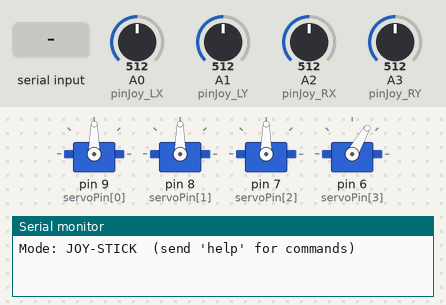
Recording of a sketch running on a simulated Arduino Uno, built with avr-gcc and run on an emulated ATmega328P. On the bench: 4 × servo, the last lines printed to the serial monitor. Inputs (shaded band) come from the test bench; at power-on: A1 (pinJoy_LY) = 512, A2 (pinJoy_RX) = 512, A0 (pinJoy_LX) = 512, A3 (pinJoy_RY) = 512.

Above: at 2.3 s.
2.4 s: "open,1\n" received over Serial
At 5.3 s:
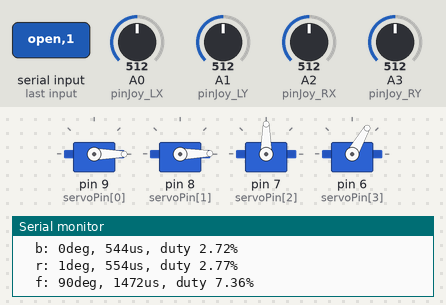
5.4 s: A1 (pinJoy_LY) set to 470
6.9 s: A1 (pinJoy_LY) set to 433
At 9.7 s:
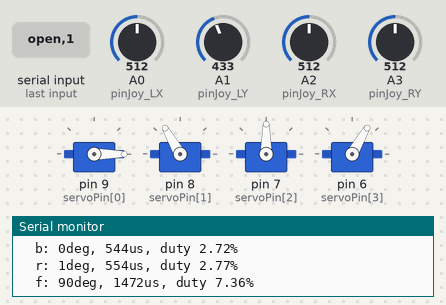
9.9 s: A2 (pinJoy_RX) set to 458
11.4 s: A2 (pinJoy_RX) set to 438
At 13.8 s:
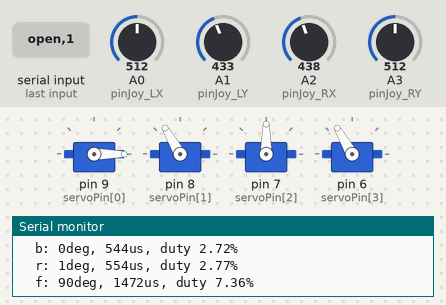
14.1 s: A0 (pinJoy_LX) set to 466
15.6 s: A0 (pinJoy_LX) set to 444
At 19.39 s:
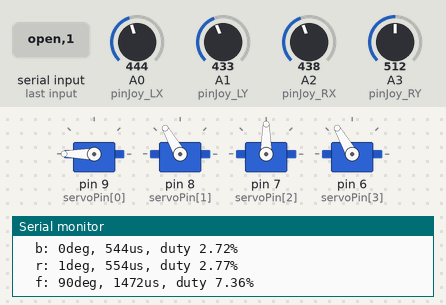
Timing chart, 0 to 19.6 s (numbered marks = the images above; inputs shaded):
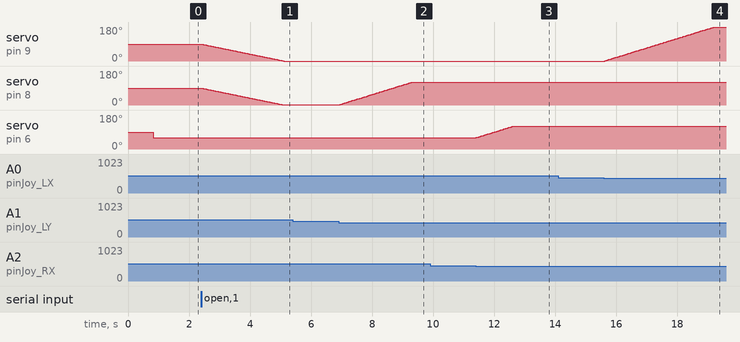

The sketch:

update_01.ino
```cpp
#include <Servo.h>

Servo servoArr[4];                                 // 四个舵机对象

const char servoName[4] = {'b', 'r', 'f', 'c'};    // 每个下标对应的代号
const int  servoPin[4]  = {9, 8, 7, 6};            // 每个下标对应的引脚

const int  servoMinA[4] = {0,   0,   90,  60};     // 下限 base / rArm / fArm / claw
const int  servoMaxA[4] = {180, 120, 180, 120};    // 上限 base / rArm / fArm / claw

const int clawOpenPos  = 60;                       // 张开 = 60 度
const int clawClosePos = 120;                      // 闭合 = 120 度

int DSD = 30;                                      // 当前速度值（ms/度），H / L 调整
const int DSD_MIN  = 5;                            // 最快上限
const int DSD_MAX  = 100;                          // 最慢上限
const int DSD_STEP = 5;                            // 每发一次 H / L 调整多少

const char AXIS_X = 'b';                           // 指令里的 x → 舵机 'b'
const char AXIS_Y = 'r';                           // 指令里的 y → 舵机 'r'
const char AXIS_Z = 'f';                           // 指令里的 z → 舵机 'f'

const char axisOrder[3] = {'x', 'y', 'z'};

const int pinJoy_LX = A0;                          // 左摇杆 水平（左右推）
const int pinJoy_LY = A1;                          // 左摇杆 垂直（上下推）
const int pinJoy_RX = A2;                          // 右摇杆 水平（左右推）
const int pinJoy_RY = A3;                          // 右摇杆 垂直（上下推）

const int DIR_LX = -1;
const int DIR_LY = -1;
const int DIR_RX = -1;
const int DIR_RY = -1;

const int DEADZONE = 60;                           // 死区：摇杆松手回不到精确的 512
const int MAX_STEP = 1;                            // 每个刷新周期最多转几度
const int UPDATE_MS = 20;                          // 摇杆刷新周期（20ms = 每秒 50 次）
const int AXIS_SAMPLES = 4;                        // 每路模拟量采 4 次取平均，抗抖动
// 优化

const bool MODE_CMD = true;                        // 指令模式：摇杆不动，只认串口
const bool MODE_JOY = false;                       // 摇杆模式：摇杆实时控制
bool mode = MODE_JOY;                              // 开机默认摇杆模式

const unsigned long PWM_PERIOD_US = 20000UL;       // 一个脉冲周期 20ms
const int PULSE_MIN_US = 544;                      // 0 度对应的脉宽
const int PULSE_MAX_US = 2400;                     // 180 度对应的脉宽

const unsigned long SERIAL_IDLE_MS = 50;           // 静默超时：这么久没新字符就当一条指令说完

String cmdBuf = "";                                // 正在攒的那一条指令
unsigned long lastCharMs = 0;                      // 上次收到字符的时刻

int cLX, cLY, cRX, cRY;                            // 四路摇杆的中位读数（开机静默标定）
unsigned long lastJoyMs = 0;                       // 上次刷新摇杆的时刻

int servoIndex(char name){
  if (name == 'b') return 0;                       // 底盘
  if (name == 'r') return 1;                       // 后臂
  if (name == 'f') return 2;                       // 前臂
  if (name == 'c') return 3;                       // 夹爪
  return -1;                                       // 不认识的代号
}

void servoWrite(char name, int ang){
  int i = servoIndex(name);
  if (i < 0) return;
  servoArr[i].write(ang);
}

int servoRead(char name){
  int i = servoIndex(name);
  if (i < 0) return 0;
  return servoArr[i].read();
}

bool inRange(char name, int v){
  int i = servoIndex(name);
  if (i < 0) return false;
  return (v >= servoMinA[i] && v <= servoMaxA[i]);
}

void servoMove(char name, int toPos, int dsd){
  int i = servoIndex(name);

  if (i < 0) {
    Serial.println(F("+Warning: unknown servo name!"));
    return;
  }
  if (!inRange(name, toPos)) {                     // 行程检查：越界就拒绝
    Serial.print(F("+Warning: angle out of limit, allowed: "));
    Serial.print(servoMinA[i]);
    Serial.print(F(" ~ "));
    Serial.println(servoMaxA[i]);
    return;
  }

  int from = servoArr[i].read();                   // 起点 = 程序记着的当前角度

  if (from <= toPos) {                             // 往大的方向转
    for (int a = from; a <= toPos; a++) {
      servoArr[i].write(a);
      delay(dsd);
    }
  } else {                                         // 往小的方向转
    for (int a = from; a >= toPos; a--) {
      servoArr[i].write(a);
      delay(dsd);
    }
  }
}

void servoSync3(char n1, int p1, char n2, int p2, char n3, int p3, int dsd){
  int i1 = servoIndex(n1);
  int i2 = servoIndex(n2);
  int i3 = servoIndex(n3);

  if (i1 < 0 || i2 < 0 || i3 < 0) {
    Serial.println(F("+Warning: unknown servo name in sync command!"));
    return;
  }
  if (!inRange(n1, p1) || !inRange(n2, p2) || !inRange(n3, p3)) {
    Serial.println(F("+Warning: angle out of limit, sync command refused."));
    return;
  }
  int cur1 = servoArr[i1].read();
  int cur2 = servoArr[i2].read();
  int cur3 = servoArr[i3].read();

  while (cur1 != p1 || cur2 != p2 || cur3 != p3) {
    if      (cur1 < p1) cur1++;
    else if (cur1 > p1) cur1--;

    if      (cur2 < p2) cur2++;
    else if (cur2 > p2) cur2--;

    if      (cur3 < p3) cur3++;
    else if (cur3 > p3) cur3--;

    servoArr[i1].write(cur1);                      // 三路一起写，这才叫同步
    servoArr[i2].write(cur2);
    servoArr[i3].write(cur3);

    delay(dsd);                                    // 等这一小步走完
  }
}

/* 回初始姿态 */
void armHome(){
  servoMove('b', 90, DSD);                         // 底盘回正前方
  servoMove('r', 90, DSD);                         // 后臂 90 度
  servoMove('f', 90, DSD);                         // 前臂 90 度
  servoMove('c', clawOpenPos, DSD);                // 夹爪张开
}

void clawOpen(){
  servoMove('c', clawOpenPos, DSD);
}

void clawClose(){
  servoMove('c', clawClosePos, DSD);
}

/* 提速 / 降速 */
void speedUp(){
  DSD -= DSD_STEP;
  if (DSD < DSD_MIN) DSD = DSD_MIN;
}

void speedDown(){
  DSD += DSD_STEP;
  if (DSD > DSD_MAX) DSD = DSD_MAX;
}

/*
 *          脉宽  544us  →  舵机转到   0 度
 *          脉宽 2400us  →  舵机转到 180 度
 *          角度 → 脉宽：  pulse = map(angle, 0, 180, 544, 2400)
 *          脉宽 → 占空比：duty  = pulse ÷ 20000 × 100%
 */
int angleToPulseUs(int angle){
  return map(angle, 0, 180, PULSE_MIN_US, PULSE_MAX_US);
}

void printDuty(int pulseUs){
  float duty = pulseUs * 100.0 / PWM_PERIOD_US;
  Serial.print(duty, 2);
  Serial.print('%');
}

/* 打印一路舵机：代号 + 角度 + 脉宽 + 占空比 */
void printPwmLine(char name){
  int i = servoIndex(name);
  if (i < 0) return;

  int ang   = servoArr[i].read();
  int pulse = angleToPulseUs(ang);

  Serial.print(name);
  Serial.print(F(": "));
  Serial.print(ang);
  Serial.print(F("deg, "));
  Serial.print(pulse);
  Serial.print(F("us, duty "));
  printDuty(pulse);
}

/* o / status —— 四路舵机的角度 / 脉宽 / 占空比，打印一次 */
void printStatus(){
  Serial.println(F("+ Status (angle / pulse / duty)"));
  for (int i = 0; i < 4; i++) {
    Serial.print(F("  "));
    printPwmLine(servoName[i]);
    Serial.println(F(""));
  }
}

int readAxisAvg(int pin){
  long sum = 0;
  for (int i = 0; i < AXIS_SAMPLES; i++) sum += analogRead(pin);
  return (int)(sum / AXIS_SAMPLES);
}

/* 开机标定摇杆中位：只记数值，不打印 */
void calibrateJoystick(){
  cLX = readAxisAvg(pinJoy_LX);
  cLY = readAxisAvg(pinJoy_LY);
  cRX = readAxisAvg(pinJoy_RX);
  cRY = readAxisAvg(pinJoy_RY);
}

int axisToStep(int pin, int center, int dir){
  int d = readAxisAvg(pin) - center;
  if (abs(d) <= DEADZONE) return 0;

  int step = MAX_STEP;
  return (d > 0 ? step : -step) * dir;
}

void nudgeServo(int i, int step){
  if (step == 0) return;

  int cur = servoArr[i].read();
  int to  = cur + step;
  if (to < servoMinA[i]) to = servoMinA[i];
  if (to > servoMaxA[i]) to = servoMaxA[i];
  if (to != cur) servoArr[i].write(to);
}

void updateJoystick(){
  if (millis() - lastJoyMs < UPDATE_MS) return;
  lastJoyMs = millis();

  nudgeServo(0, axisToStep(pinJoy_LX, cLX, DIR_LX));   // 左摇杆左右 → 底盘
  nudgeServo(1, axisToStep(pinJoy_LY, cLY, DIR_LY));   // 左摇杆上下 → 后臂
  nudgeServo(2, axisToStep(pinJoy_RY, cRY, DIR_RY));   // 右摇杆上下 → 前臂
  nudgeServo(3, axisToStep(pinJoy_RX, cRX, DIR_RX));   // 右摇杆左右 → 夹爪
}

char axisToServo(char axis){
  if (axis == 'x') return AXIS_X;
  if (axis == 'y') return AXIS_Y;
  if (axis == 'z') return AXIS_Z;
  return 0;
}

/* ----------------------------------------------------------------------------
 *  任务一.3：三舵机协同   "x10,y30,z20"
 *      "x10,y30,z20" / "X10,Y30,Z20" / "x10, y30, z20" / "10,30,20" / "z20,x10"
 *  执行完只报三路的占空比（题目要求的输出），中间的解析回显已删。
 * ------------------------------------------------------------------------- */
void multiServoCmd(String line){
  /* ---- 第 ① 步：按逗号切段 ---- */
  String part[3];
  int partNum = 0;
  int start = 0;

  for (int i = 0; i <= (int)line.length(); i++) {
    if (i == (int)line.length() || line.charAt(i) == ',') {
      if (partNum >= 3) {
        Serial.println(F("+Warning: too many fields (max 3), refused."));
        return;
      }
      part[partNum] = line.substring(start, i);
      partNum++;
      start = i + 1;
    }
  }

  /* ---- 第 ② 步：每一段取出"舵机"和"角度" ---- */
  char servoN[3];
  int  target[3];

  for (int k = 0; k < partNum; k++) {
    part[k].trim();

    char axis = 0;
    char first = part[k].charAt(0);
    if (first == 'x' || first == 'X' || first == 'y' || first == 'Y' ||
        first == 'z' || first == 'Z') {
      if      (first == 'x' || first == 'X') axis = 'x';
      else if (first == 'y' || first == 'Y') axis = 'y';
      else                                   axis = 'z';
      part[k] = part[k].substring(1);
    }

    target[k] = part[k].toInt();
    servoN[k] = (axis != 0) ? axisToServo(axis) : axisToServo(axisOrder[k]);
  }

  /* 只写了一路或两路时：缺的那一路用"它当前的角度"补上，于是原地不动 */
  for (int k = partNum; k < 3; k++) {
    servoN[k] = axisToServo(axisOrder[k]);
    target[k] = servoRead(servoN[k]);
  }

  /* ---- 三路一起走 ---- */
  servoSync3(servoN[0], target[0], servoN[1], target[1], servoN[2], target[2], DSD);

  /* ---- 任务一.3 明确要求："分别输出对应角度的 PWM 占空比" ----
   *  动作做完再报，因为占空比是按"当前角度"算的，中途报的是中间态。 */
  for (int k = 0; k < 3; k++) {
    Serial.print(F("  "));
    printPwmLine(servoN[k]);
    Serial.println(F(""));
  }
}

/* help —— 只打这六行 */
void printHelp(){
  Serial.println(F("O / open  -> claw open"));
  Serial.println(F("S / close -> claw close"));
  Serial.println(F("H / high  -> speed up"));
  Serial.println(F("L / low   -> speed down"));
  Serial.println(F("o / status -> angle + pulse + duty of 4 servos"));
  Serial.println(F("i / home   -> go to initial"));
}

/* ----------------------------------------------------------------------------
 *  runCmd() —— 处理"单字母 + 数字"类短指令
 *      b/r/f/c + 数字 → 该舵机转到这个绝对角度，例如 b90
 *      m → 静默切换 指令 / 摇杆 模式（功能保留，不再打印）
 *      o → 四路舵机 角度/脉宽/占空比
 *      i → 回初始姿态
 * ------------------------------------------------------------------------- */
void runCmd(char cmd, String arg){

  /* ---- 舵机绝对角度，字母 + 数字，例如 b90 ---- */
  if (cmd == 'b' || cmd == 'r' || cmd == 'f' || cmd == 'c') {
    if (arg.length() == 0) {
      Serial.println(F("+Warning: need a number, e.g. b90"));
      return;
    }
    servoMove(cmd, arg.toInt(), DSD);
    return;
  }

  if (cmd == 'm') {                                // 切换工作模式（静默）
    mode = (mode == MODE_CMD) ? MODE_JOY : MODE_CMD;
    return;
  }

  if (cmd == 'o') {                                // 状态：角度 / 脉宽 / 占空比
    printStatus();
    return;
  }

  if (cmd == 'i') {                                // 回初始姿态
    armHome();
    return;
  }

  Serial.println(F("Unknown command. (send 'help')"));
}

/* ----------------------------------------------------------------------------
 *  handleSerialLine() —— 一条完整指令的分发中心
 *    (A) open/close/high/low（也认单字母 O/S/H/L）
 *    (B) help / status / home
 *    (C) 含逗号 → 三舵机协同
 *    (D) 其余 → 第一个字符是命令，后面是参数
 * ------------------------------------------------------------------------- */
void handleSerialLine(String line){
  line.trim();
  if (line.length() == 0) return;

  String word = line;
  word.toLowerCase();

  /* ---- (A) 任务一.2 的四个固定指令 ---- */
  if (word == "open"  || line == "O") { clawOpen();  return; }
  if (word == "close" || line == "S") { clawClose(); return; }
  if (word == "high"  || line == "H") { speedUp();   return; }
  if (word == "low"   || line == "L") { speedDown(); return; }

  /* ---- (B) 长单词指令 ---- */
  if (word == "help")   { printHelp();   return; }
  if (word == "status") { printStatus(); return; }
  if (word == "home" || word == "init") { armHome(); return; }

  /* ---- (C) 任务一.3：含逗号 → 三舵机协同 ---- */
  if (line.indexOf(',') > 0) {
    multiServoCmd(line);
    return;
  }

  /* ---- (D) 其余短指令 ---- */
  char   cmd = line.charAt(0);
  String arg = line.substring(1);
  arg.trim();
  runCmd(cmd, arg);
}

void setup(){
  for (int i = 0; i < 4; i++) {
    servoArr[i].attach(servoPin[i]);
    delay(200);
  }

  servoWrite('b', 90);            delay(10);       // 底盘朝正前方
  servoWrite('r', 90);            delay(10);       // 后臂 90 度
  servoWrite('f', 90);            delay(10);       // 前臂 90 度
  servoWrite('c', clawOpenPos);   delay(10);       // 夹爪张开

  Serial.begin(9600);
  Serial.println(F("Mode: JOY-STICK  (send 'help' for commands)"));
  delay(300);
  calibrateJoystick();                             // 静默标定，不打印中位值
}

void loop(){
  while (Serial.available() > 0) {
    char c = (char)Serial.read();
    lastCharMs = millis();

    if (c == '\n' || c == '\r') {
      if (cmdBuf.length() > 0) {
        handleSerialLine(cmdBuf);
        cmdBuf = "";
      }
    } else {
      cmdBuf += c;
    }
  }

  /* 兜底：对方发指令不带换行符时，靠"静默超时"判断这一条说完了 */
  if (cmdBuf.length() > 0 && millis() - lastCharMs >= SERIAL_IDLE_MS) {
    handleSerialLine(cmdBuf);
    cmdBuf = "";
  }

  if (mode == MODE_JOY) {
    updateJoystick();
  }
}
```

Measured:
- the behaviour switches between 452 and 451 on A1 (pinJoy_LY) (found by bisection; images 1 and 2)
- the behaviour switches between 452 and 451 on A2 (pinJoy_RX) (found by bisection; images 2 and 3)
- the behaviour switches between 452 and 451 on A0 (pinJoy_LX) (found by bisection; images 3 and 4)
- after the input at 2.4 s, servo on pin 9 (servoPin[0]): moves from 90° to 0° over 2.7 s, starting at once; servo on pin 8 (servoPin[1]): moves from 90° to 1° over 2.7 s, starting at once
- after the input at 5.4 s, every drawn part: stays the same
- after the input at 6.9 s, servo on pin 8 (servoPin[1]): moves from 1° to 120° over 2.4 s, starting at once
- after the input at 9.9 s, every drawn part: stays the same
- after the input at 11.4 s, servo on pin 6 (servoPin[3]): moves from 60° to 120° over 1.2 s, starting at once
- after the input at 14.1 s, every drawn part: stays the same
- after the input at 15.6 s, servo on pin 9 (servoPin[0]): moves from 0° to 180° over 3.6 s, starting at once
